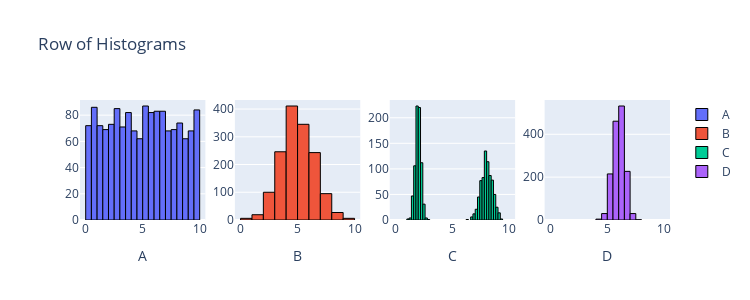

Notebook source saved alongside this figure:
### Markdown cell above
# answer 3

1. Box Plots: These are compact, non-parametric visualizations that summarize data by displaying key statistics such as the median, quartiles, and potential outliers. They are highly useful for comparing distributions across groups and for detecting skewness and extreme values, but they don't provide detailed information about the shape of the distribution.

Pros: Easy comparison between groups; highlights outliers; compact.
Cons: Lacks detail on distribution shape; limited use for small data sets.

2. Histograms: These provide a detailed, bin-based view of the data’s distribution, allowing you to see the frequency of data points in each bin. However, they are sensitive to bin width and cutoff choices, which can significantly alter the visual interpretation of the data(

Pros: Shows the actual distribution of data; useful for large datasets.
Cons: Choice of bin width can distort patterns; less compact than box plots.

3. Kernel Density Estimators (KDE): KDEs are smooth, continuous visualizations that estimate the probability density function of the data. Unlike histograms, KDEs don't rely on binning, instead using a bandwidth parameter to control the smoothness of the curve. This makes them more flexible and capable of revealing underlying trends, but the choice of bandwidth can affect the interpretation of the data(

Pros: Smoother, more continuous representation of data; less sensitive to arbitrary bin choices.
Cons: Bandwidth choice impacts interpretation; may smooth out important features.

4. Preference and Rationale:
I prefer KDE plots because they provide a smooth, continuous estimate of the data distribution without the artifacts introduced by binning (as seen in histograms). While they require careful bandwidth selection, KDEs offer a more intuitive visualization of underlying patterns, making them especially useful for identifying subtle trends and clusters. However, if I were comparing several groups, I might favor box plots for their simplicity and ease of comparison.

### Code cell
# answer 4

from scipy import stats
import plotly.graph_objects as go
from plotly.subplots import make_subplots
import numpy as np

n = 1500
data1 = stats.uniform.rvs(0, 10, size=n)
data2 = stats.norm.rvs(5, 1.5, size=n)
data3 = np.r_[stats.norm.rvs(2, 0.25, size=int(n/2)), stats.norm.rvs(8, 0.5, size=int(n/2))]
data4 = stats.norm.rvs(6, 0.5, size=n)

fig = make_subplots(rows=1, cols=4)

fig.add_trace(go.Histogram(x=data1, name='A', nbinsx=30, marker=dict(line=dict(color='black', width=1))), row=1, col=1)
fig.add_trace(go.Histogram(x=data2, name='B', nbinsx=15, marker=dict(line=dict(color='black', width=1))), row=1, col=2)
fig.add_trace(go.Histogram(x=data3, name='C', nbinsx=45, marker=dict(line=dict(color='black', width=1))), row=1, col=3)
fig.add_trace(go.Histogram(x=data4, name='D', nbinsx=15, marker=dict(line=dict(color='black', width=1))), row=1, col=4)

fig.update_layout(height=300, width=750, title_text="Row of Histograms")
fig.update_xaxes(title_text="A", row=1, col=1)
fig.update_xaxes(title_text="B", row=1, col=2)
fig.update_xaxes(title_text="C", row=1, col=3)
fig.update_xaxes(title_text="D", row=1, col=4)
fig.update_xaxes(range=[-0.5, 10.5])

for trace in fig.data:
    trace.xbins = dict(start=0, end=10)
    
# This code was produced by just making requests to Microsoft Copilot
# https://github.com/pointOfive/stat130chat130/blob/main/CHATLOG/wk3/COP/SLS/0001_concise_makeAplotV1.md

fig.show() # USE `fig.show(renderer="png")` FOR ALL GitHub and Mark

### Figure 1 — Plotly figure (JSON) as saved in the notebook; plotly's stock layout.template omitted (floating-point values rounded to 4 significant figures; data arrays with more than 128 entries replaced by an {"elided": "..."} marker saying what was removed)
{"data": [{"marker": {"line": {"color": "black", "width": 1}}, "name": "A", "nbinsx": 30, "type": "histogram", "x": {"elided": "1500 float values"}, "xaxis": "x", "xbins": {"end": 10, "start": 0}, "yaxis": "y"}, {"marker": {"line": {"color": "black", "width": 1}}, "name": "B", "nbinsx": 15, "type": "histogram", "x": {"elided": "1500 float values"}, "xaxis": "x2", "xbins": {"end": 10, "start": 0}, "yaxis": "y2"}, {"marker": {"line": {"color": "black", "width": 1}}, "name": "C", "nbinsx": 45, "type": "histogram", "x": {"elided": "1500 float values"}, "xaxis": "x3", "xbins": {"end": 10, "start": 0}, "yaxis": "y3"}, {"marker": {"line": {"color": "black", "width": 1}}, "name": "D", "nbinsx": 15, "type": "histogram", "x": {"elided": "1500 float values"}, "xaxis": "x4", "xbins": {"end": 10, "start": 0}, "yaxis": "y4"}], "layout": {"height": 300, "title": {"text": "Row of Histograms"}, "width": 750, "xaxis": {"anchor": "y", "domain": [0, 0.2125], "range": [-0.5, 10.5], "title": {"text": "A"}}, "xaxis2": {"anchor": "y2", "domain": [0.2625, 0.475], "range": [-0.5, 10.5], "title": {"text": "B"}}, "xaxis3": {"anchor": "y3", "domain": [0.525, 0.7375], "range": [-0.5, 10.5], "title": {"text": "C"}}, "xaxis4": {"anchor": "y4", "domain": [0.7875, 1], "range": [-0.5, 10.5], "title": {"text": "D"}}, "yaxis": {"anchor": "x", "domain": [0, 1]}, "yaxis2": {"anchor": "x2", "domain": [0, 1]}, "yaxis3": {"anchor": "x3", "domain": [0, 1]}, "yaxis4": {"anchor": "x4", "domain": [0, 1]}}}
